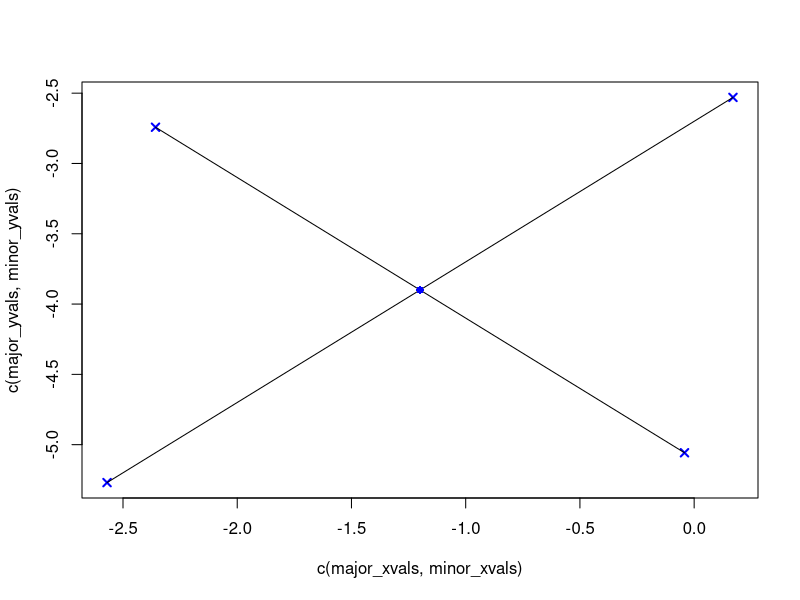
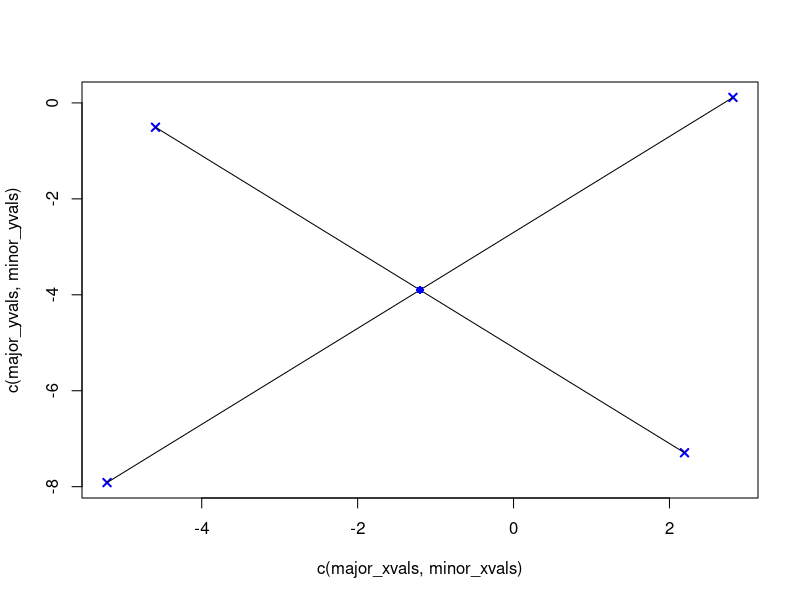

Write the R code that produced these figures, in order.
# QUIZ 1
# A. GILL

# QUESTION 3

n <- 12
p = 2
xbar <- cbind(c(-1.2, -3.9))
S <- rbind(c(6,1), c(1,6))
Sinv <- solve(S)

# PART A - confidence ellipsoid at level 90%

alpha <- 0.1
S.eig <- eigen(S)
scale <- p*(n-1)*qf(1-alpha, p, n-p)/(n*(n-p))

# major axis endpoints
(major_pt1 <- xbar - S.eig$vectors[,1] * sqrt(S.eig$values[1]*scale))
(major_pt2 <- xbar + S.eig$vectors[,1] * sqrt(S.eig$values[1]*scale))

# minor axis endpoints
(minor_pt1 <- xbar - S.eig$vectors[,2] * sqrt(S.eig$values[2]*scale))
(minor_pt2 <- xbar + S.eig$vectors[,2] * sqrt(S.eig$values[2]*scale))

# vector of x-coordinates for major axis
major_xvals <- c(major_pt1[1], major_pt2[1])

# vector of y-coordinates for major axis
major_yvals <- c(major_pt1[2], major_pt2[2])

# vector of x-coordinates for minor axis
minor_xvals <- c(minor_pt1[1], minor_pt2[1])

# vector of y-coordinates for minor axis
minor_yvals <- c(minor_pt1[2], minor_pt2[2])

# plot major and minor axes
plot(c(major_xvals,minor_xvals), c(major_yvals,minor_yvals), pch=4, col="blue", lwd=2)
lines(major_xvals, major_yvals)
lines(minor_xvals, minor_yvals)
points(xbar[1], xbar[2], pch=16, col="blue")

# PART B - confidence ellipsoid for known variance

# to build the ellipse, everything stays the same except for the scale

scale <- qchisq(1-alpha, p)

# major axis endpoints
(major_pt1 <- xbar - S.eig$vectors[,1] * sqrt(S.eig$values[1]*scale))
(major_pt2 <- xbar + S.eig$vectors[,1] * sqrt(S.eig$values[1]*scale))

# minor axis endpoints
(minor_pt1 <- xbar - S.eig$vectors[,2] * sqrt(S.eig$values[2]*scale))
(minor_pt2 <- xbar + S.eig$vectors[,2] * sqrt(S.eig$values[2]*scale))

# vector of x-coordinates for major axis
major_xvals <- c(major_pt1[1], major_pt2[1])

# vector of y-coordinates for major axis
major_yvals <- c(major_pt1[2], major_pt2[2])

# vector of x-coordinates for minor axis
minor_xvals <- c(minor_pt1[1], minor_pt2[1])

# vector of y-coordinates for minor axis
minor_yvals <- c(minor_pt1[2], minor_pt2[2])

# plot major and minor axes
plot(c(major_xvals,minor_xvals), c(major_yvals,minor_yvals), pch=4, col="blue", lwd=2)
lines(major_xvals, major_yvals)
lines(minor_xvals, minor_yvals)
points(xbar[1], xbar[2], pch=16, col="blue")
